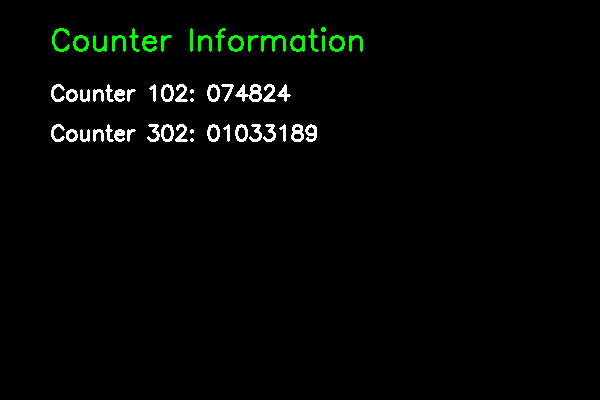
#> input picture samples/sample1.png, 600 x 400 px; its folder holds only this picture in this run
$ python -i data_preparation.py   (imports and definitions only)   (older library calls are emulated)
#> lines starting #> are read from the running program, lines starting #| are printed output that depends on the picture; after the words box and inside, x2 and y2 are one past the last pixel; in counts of white or black regions, pixels touching at a corner belong together
#> further down, picture is the input picture: shape (400, 600, 3); mean B, G, R 3.6, 5.8, 3.6
# scripts/auto_data_preparation.py
import os
import cv2
import numpy as np
import json
from sklearn.model_selection import train_test_split
from sklearn.cluster import KMeans

class AutoDataPreparer:
    def __init__(self):
        self.image_size = (224, 224)
        self.counter_patterns = [
            '101', '102', '103', '112', '113', '114', '118',
            '201', '203', '301', '302', '401', '402', '501', '502'
        ]

    def extract_features_from_image(self, image):
        """Extract visual features from image (no hardcoding)"""
        if len(image.shape) == 3:
            gray = cv2.cvtColor(image, cv2.COLOR_BGR2GRAY)
        else:
            gray = image

        # Extract various visual features
        features = []

        # 1. Histogram features
        hist = cv2.calcHist([gray], [0], None, [16], [0, 256])
#> hist = [234550, 0, 0, 0, 0, 0, 0, 0, 0, 2035, 0, 0, 0, 0, 0, 3415]
        features.extend(hist.flatten())

        # 2. Edge features
        edges = cv2.Canny(gray, 50, 150)
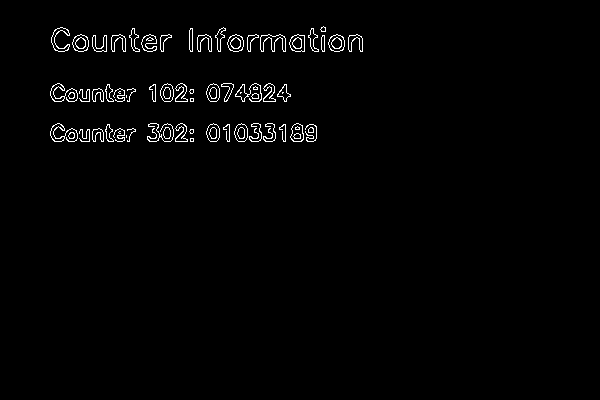
#> edges: shape (400, 600); 1.5% white in thin lines or dots, all inside (x1, y1, x2, y2) = (50, 26, 363, 142)
        edge_density = np.sum(edges > 0) / edges.size
#> edge_density = 0.0152
        features.append(edge_density)

        # 3. Texture features (using GLCM-like features)
        from skimage.feature import graycomatrix, graycoprops
        try:
            # Resize for faster processing
            small = cv2.resize(gray, (100, 100))
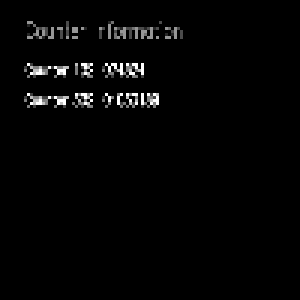
#> small: shape (100, 100) (shown 3 times larger); min 0, max 255, mean 5
            glcm = graycomatrix(small, distances=[1], angles=[0], levels=256, symmetric=True, normed=True)
            contrast = graycoprops(glcm, 'contrast')[0, 0]
#> contrast = 1063.4
            homogeneity = graycoprops(glcm, 'homogeneity')[0, 0]
#> homogeneity = 0.954
            features.extend([contrast, homogeneity])
        except:
            features.extend([0, 0])

        # 4. Shape features (contour-based)
        _, thresh = cv2.threshold(gray, 127, 255, cv2.THRESH_BINARY)
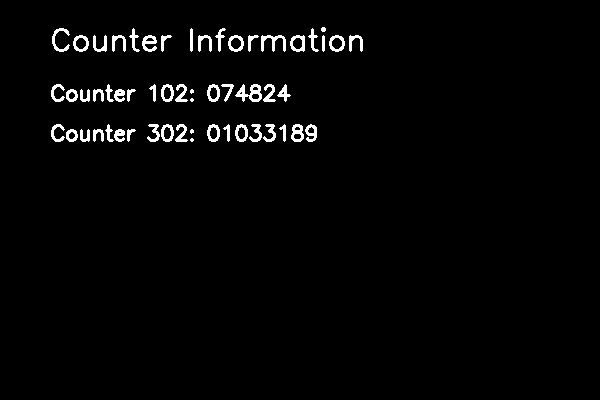
#> thresh: shape (400, 600); 2.3% white; 56 white regions (4 under 20 px)
        contours, _ = cv2.findContours(thresh, cv2.RETR_EXTERNAL, cv2.CHAIN_APPROX_SIMPLE)
#> contours = 56 contours, 5 with area under 20; largest, box (x1, y1, x2, y2) and area: (235, 84, 262, 102) 243, (290, 35, 305, 52) 193, (329, 35, 345, 52) 192, (228, 35, 244, 52) 192, (73, 35, 89, 52) 192

        if contours:
            areas = [cv2.contourArea(c) for c in contours]
#> areas = 56 values, max 243 at index 29, min 7 at index 0, mean 87.18
            features.extend([len(contours), np.mean(areas) if areas else 0])
        else:
            features.extend([0, 0])

        # 5. Brightness and contrast
        brightness = np.mean(gray)
#> brightness = 4.9
        contrast = np.std(gray)
#> contrast = 33.05
        features.extend([brightness, contrast])

        return np.array(features)

    # [203 lines left out: functions cluster_images_by_visual_similarity, auto_assign_counter_values, analyze_cluster_patterns, create_auto_dataset, not called in this run]

# [3 lines not run here, left out]

>>> import cv2
>>> picture = cv2.imread('../samples/sample1.png')
>>> result = AutoDataPreparer().extract_features_from_image(picture)
#> result = 23 values, max 234550 at index 0, min 0 at index 1, mean 10488.9
